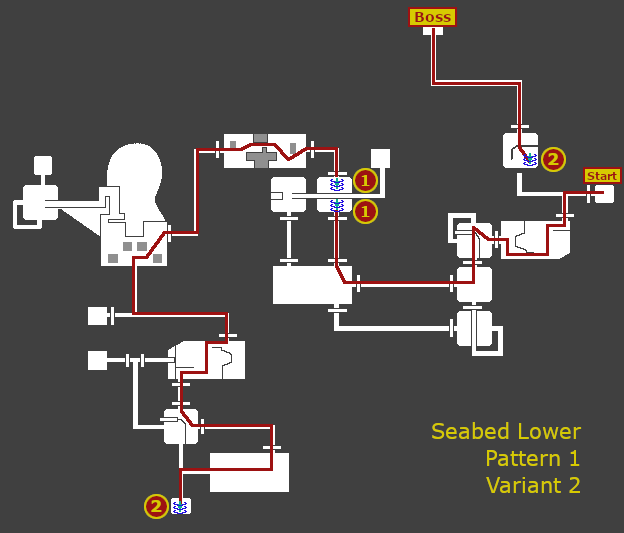
#> input picture assets/img/guide/seabed/SL-1-2.png, 624 x 533 px
$ python -i build_seabed_maps.py   (imports and definitions only)
#> lines starting #> are read from the running program, lines starting #| are printed output that depends on the picture; after the words box and inside, x2 and y2 are one past the last pixel; in counts of white or black regions, pixels touching at a corner belong together
#!/usr/bin/env python3
"""Build localized Seabed route maps with the challenge-map renderer.

The Ultima forum source maps are flat renders: white floor on a #404040 ground,
the route as a red-bordered tube, grey obstacles inside rooms, and yellow
labels. Their floor is measured exactly from those colours and traced into
polygon contours; routes, terminals and warps are authored in
content/challenge-maps/seabed.json.
"""

from __future__ import annotations

import argparse
import numpy as np
from PIL import Image, ImageDraw
from scipy import ndimage

import challenge_maps as maps


# [1 line that did not run here, left out]
# [1 line that did not run here, left out]
WHITE = (255, 255, 255)
ROUTE = (157, 18, 18)
EIGHT = np.ones((3, 3), dtype=bool)
MIN_HOLE = 6      # antialias specks inside the floor, not obstacles
MIN_PIECE = 30    # floor specks left by label text
LABEL_FRAGMENT = 120  # pieces this small touching a label box are box borders, not corridors
TOLERANCE = 0.9  # contour simplification in pixels: straightens staircases, keeps one-pixel features


def floor_mask(path) -> np.ndarray:
#> called with path = '../assets/img/guide/seabed/SL-1-2.png'
    rgb = np.asarray(Image.open(path).convert("RGB")).astype(int)
    r, g, b = rgb[..., 0], rgb[..., 1], rgb[..., 2]
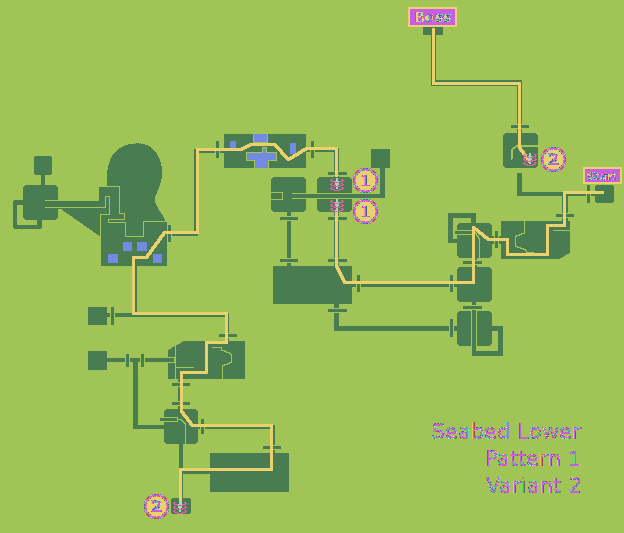
#> r: shape (533, 624) int64; 137 distinct labels, from 16 to 255; one colour per label, 0 black
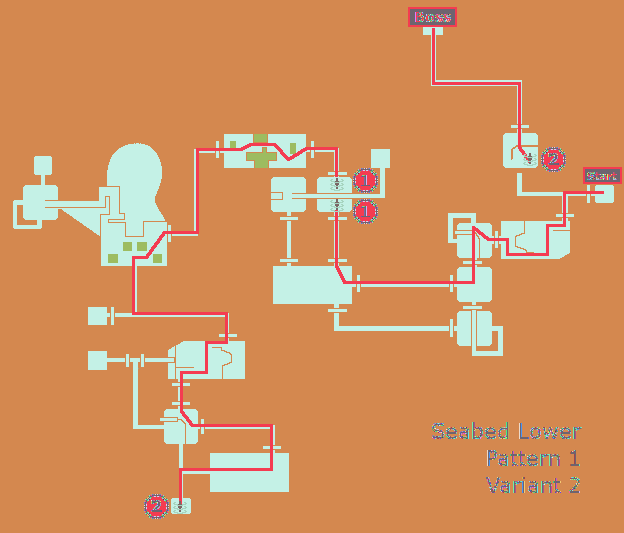
#> g: shape (533, 624) int64; 154 distinct labels, from 17 to 255; one colour per label, 0 black
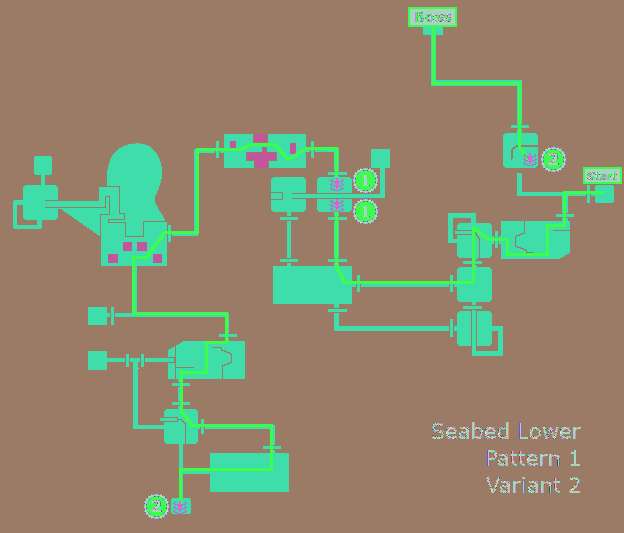
#> b: shape (533, 624) int64; 69 distinct labels, from 1 to 255; one colour per label, 0 black
    white = (r == WHITE[0]) & (g == WHITE[1]) & (b == WHITE[2])
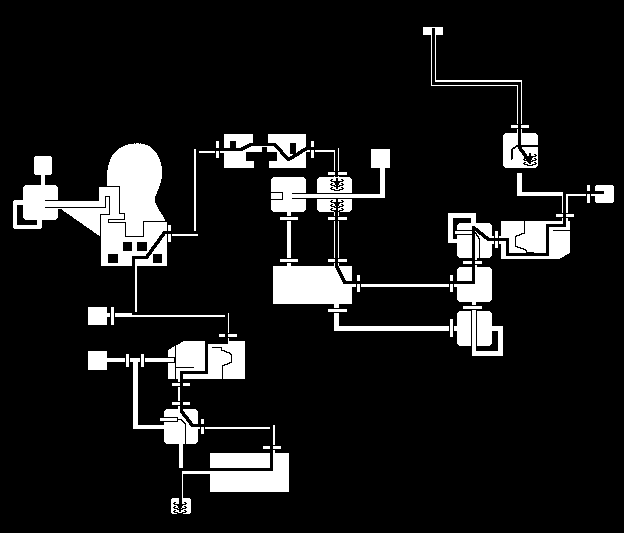
#> white: shape (533, 624) bool; 10.9% white; 104 white regions (9 under 20 px), largest, box (x1, y1, x2, y2) and area: (13, 156, 167, 266) 4954, (107, 143, 165, 236) 3604, (273, 263, 356, 308) 2815
    route = (r == ROUTE[0]) & (g == ROUTE[1]) & (b == ROUTE[2])
#> route: shape (533, 624) bool; 1.9% white; 24 white regions (14 under 20 px), largest, box (x1, y1, x2, y2) and area: (132, 143, 338, 504) 2742, (335, 191, 604, 284) 1423, (432, 28, 527, 156) 650
    warp = (b > 150) & (r < 120) & (b - r > 60)
#> warp: shape (533, 624) bool; 0.08% white in thin lines or dots, all inside (x1, y1, x2, y2) = (173, 154, 537, 514)
    # Yellow label boxes, warp badges and the title are annotations, never floor.
    yellow = (r > 150) & (g > 140) & (b < 90) & (r - b > 100)
#> yellow: shape (533, 624) bool; 1% white in thin lines or dots, all inside (x1, y1, x2, y2) = (144, 9, 620, 519)
    labels = ndimage.binary_dilation(ndimage.binary_fill_holes(ndimage.binary_dilation(yellow)), iterations=2)
#> labels: shape (533, 624) bool; 3.1% white; 11 white regions, largest, box (x1, y1, x2, y2) and area: (350, 165, 381, 227) 1450, (429, 419, 511, 442) 1411, (484, 447, 563, 469) 1330
    floor = (white | ndimage.binary_closing(route, EIGHT, iterations=2) | ndimage.binary_dilation(warp, iterations=2)) & ~labels
#> floor: shape (533, 624) bool; 12.5% white; 32 white regions (8 under 20 px), largest, box (x1, y1, x2, y2) and area: (13, 134, 352, 516) 18896, (271, 173, 614, 308) 12207, (107, 143, 165, 236) 3604
    holes, _ = ndimage.label(~floor)
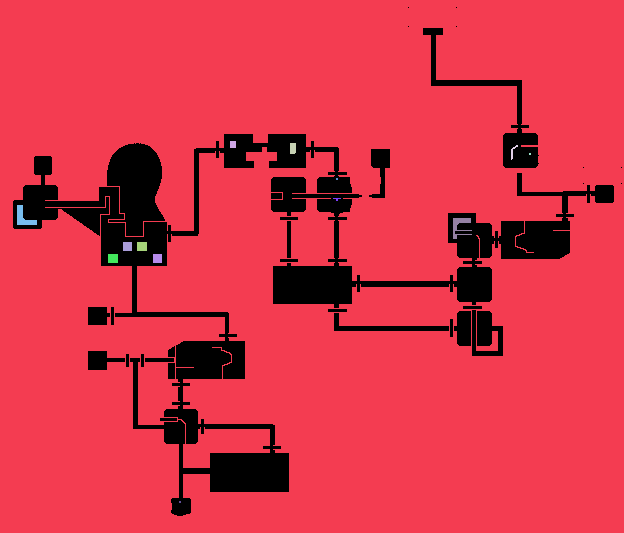
#> holes: shape (533, 624) int32; 15 distinct labels, from 0 to 14; one colour per label, 0 black
    sizes = np.bincount(holes.ravel())
#> sizes = [41463, 290250, 42, 65, 32, 4, 4, 12, 193, 181, 81, 90, 90, 81, 4]
    floor |= (sizes[holes] < MIN_HOLE) & (holes > 0)
#> floor: shape (533, 624) bool; 12.5% white; 32 white regions (8 under 20 px), largest, box (x1, y1, x2, y2) and area: (13, 134, 352, 516) 18904, (271, 173, 614, 308) 12207, (107, 143, 165, 236) 3604
    pieces, _ = ndimage.label(floor, EIGHT)
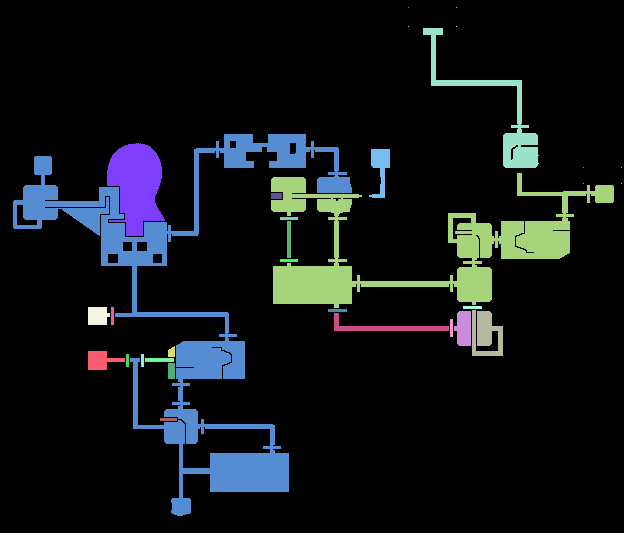
#> pieces: shape (533, 624) int32; 33 distinct labels, from 0 to 32; one colour per label, 0 black
    sizes = np.bincount(pieces.ravel())[pieces]
    near_label = np.isin(pieces, np.unique(pieces[ndimage.binary_dilation(labels, iterations=4)]))
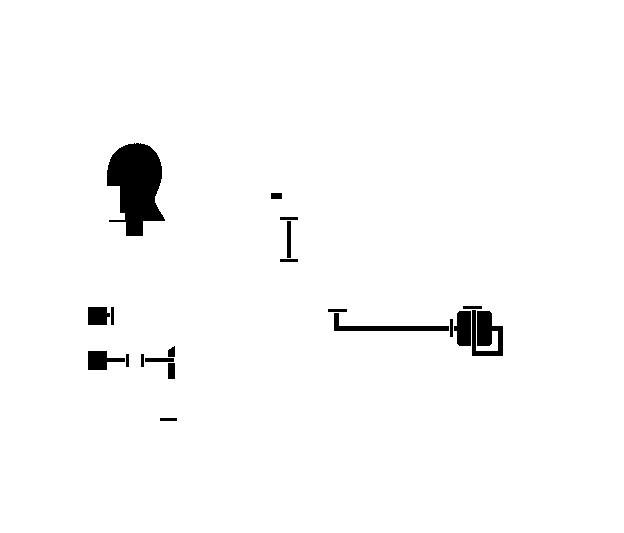
#> near_label: shape (533, 624) bool; 97.7% white; 20 black regions, largest, box (x1, y1, x2, y2) and area: (107, 143, 165, 236) 3604, (472, 310, 503, 356) 993, (334, 313, 449, 331) 640
    return floor & (sizes >= MIN_PIECE) & ~(near_label & (sizes < LABEL_FRAGMENT))


# [110 lines left out: functions contours, _reduce, simplify, geometry_for, build, main, not called in this run]


# [2 lines not run here, left out]

>>> result = floor_mask('../assets/img/guide/seabed/SL-1-2.png')

$ run again, on assets/img/guide/seabed/SU-2-2.png
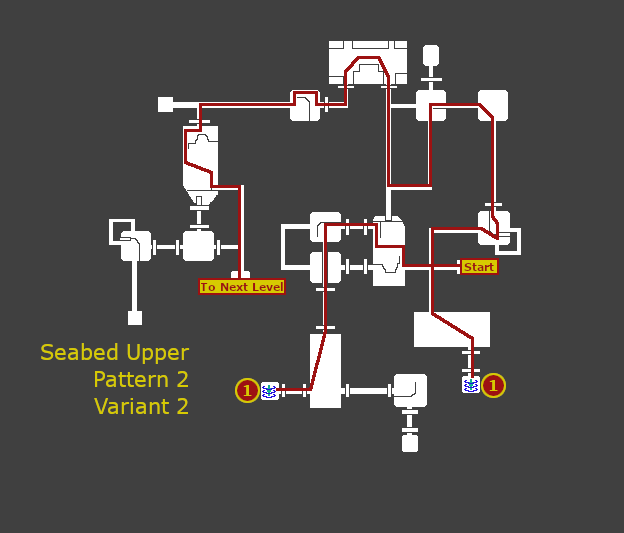
#> input picture assets/img/guide/seabed/SU-2-2.png, 624 x 533 px
#> r: shape (533, 624) int64; 135 distinct labels, from 16 to 255
#> g: shape (533, 624) int64; 156 distinct labels, from 17 to 255
#> b: shape (533, 624) int64; 67 distinct labels, from 1 to 255
#> white: shape (533, 624) bool; 7.8% white; 97 white regions (18 under 20 px), largest, box (x1, y1, x2, y2) and area: (368, 226, 471, 350) 2748, (307, 334, 345, 408) 1800, (109, 219, 152, 325) 1505
#> route: shape (533, 624) bool; 1.8% white; 28 white regions (25 under 20 px), largest, box (x1, y1, x2, y2) and area: (184, 56, 499, 391) 5324, (483, 375, 504, 396) 261, (237, 380, 258, 401) 261
#> warp: shape (533, 624) bool; 0.04% white in thin lines or dots, all inside (x1, y1, x2, y2) = (262, 380, 478, 398)
#> yellow: shape (533, 624) bool; 0.99% white in thin lines or dots, all inside (x1, y1, x2, y2) = (41, 260, 506, 414)
#> labels: shape (533, 624) bool; 2.9% white; 10 white regions, largest, box (x1, y1, x2, y2) and area: (197, 277, 287, 296) 1686, (38, 340, 120, 363) 1411, (92, 368, 171, 390) 1330
#> in floor_mask, `holes, _ = ndimage.label(~floor)`:
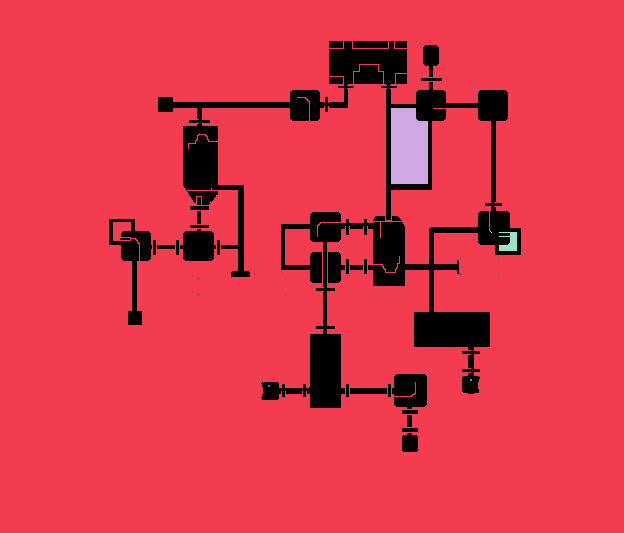
#> holes: shape (533, 624) int32; 8 distinct labels, from 0 to 7; one colour per label, 0 black
#> in floor_mask, `sizes = np.bincount(holes.ravel())`: sizes = [30906, 298793, 2659, 1, 1, 224, 4, 4]
#> pieces: shape (533, 624) int32; 42 distinct labels, from 0 to 41
#> in floor_mask, `near_label = np.isin(pieces, np.unique(pieces[ndimage.binary_dilation(..`:
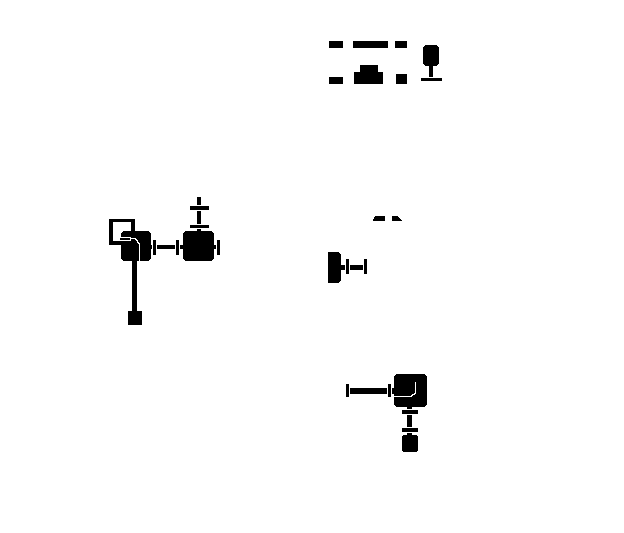
#> near_label: shape (533, 624) bool; 97.9% white; 33 black regions, largest, box (x1, y1, x2, y2) and area: (109, 219, 152, 325) 1505, (392, 374, 427, 409) 1063, (180, 229, 216, 261) 946
